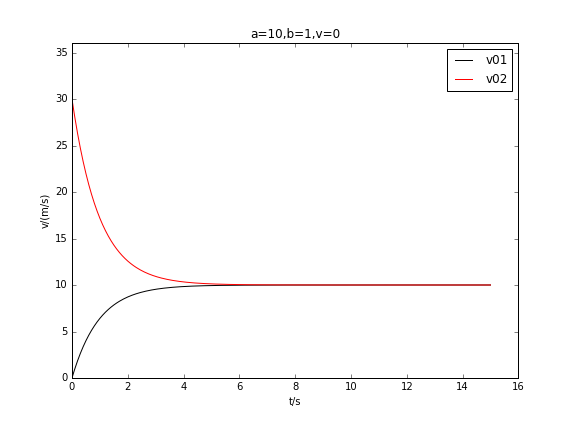

The script that saved this image:
# -*- coding: utf-8 -*-
"""
Created on Tue Apr 12 16:25:12 2016

@author: asus
"""

v1=[]       #velocity
v2=[]       #velocity
t=[]       #time
a=10       #assign a value to a
b=1        #assign a value to b
det_t=0.05     #time step
v01=float(input('the initial volecity 1 is '))
v02=float(input('the initial volecity 2 is '))
v1.append(v01) #assign a value to first item of v1[]
v2.append(v02) #assign a value to first item of v2[]
t.append(0) #assign a value to first item of t[]
end_time=15  #total time
f=open('problem1.3.txt','w')
for i in range(int(end_time/det_t)):
    v1mp=v1[i]+(a-b*v1[i])*det_t  #Euler method
    v2mp=v2[i]+(a-b*v2[i])*det_t  #Euler method
    v1.append(v1mp)  #add new value of v to v1[]
    v2.append(v2mp)  #add new value of v to v2[]
    t.append(det_t*(i+1)) #add new value of t to t[]
    print >>f,t[-1],v1[-1],v2[-1] #print the value of v and t on each stap
f.close()
ymax=max(max(v1),max(v2))
import matplotlib.pyplot as plt
plt.figure(figsize=(8,6))  #set the size of corresponding figure
plt.plot(t,v1,label="v01",color="black",linewidth=1) #plot the figure and set label and color and linewidth of the figure
plt.plot(t,v2,label="v02",color="red",linewidth=1) #plot the figure and set label and color and linewidth of the figure
plt.legend(loc = 'upper right')
plt.xlabel("t/s")   #set the label of x axis
plt.ylabel("v/(m/s)")  #set the label of y axis
plt.title("a=10,b=1,v=0") #set title
plt.ylim(0,ymax*1.2) #set the range of y axis
plt.savefig('problem1.3.png')
plt.show()  #activate